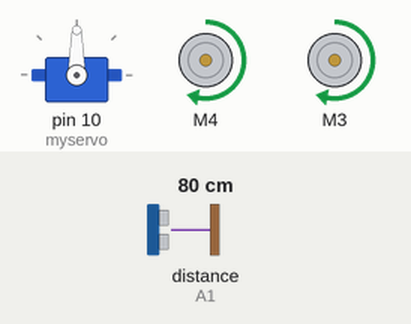
The sketch below on a simulated Arduino Uno, built with avr-gcc and run on an emulated ATmega328P. On the bench: servo, 2 × DC motor (green arrow = forward, orange = backward, longer = faster). Wiring (inferred from the names in the program): ultrasonic range finder: trigger A2; echo A1. Inputs (shaded band) come from the test bench; at power-on: distance to the obstacle (sensor on A1) 80 cm. The echo pulse lasts 58.3 µs per cm.

Above: at 3.2 s.
3.3 s: distance to the obstacle (sensor on A1) set to 33 cm
4.8 s: distance to the obstacle (sensor on A1) set to 28 cm
At 5.4 s:
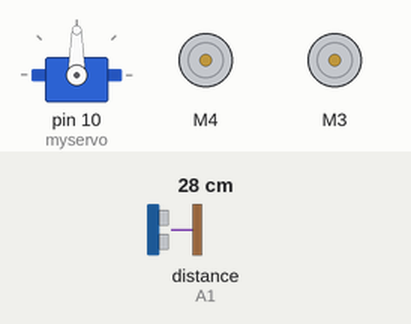
At 7.7 s:
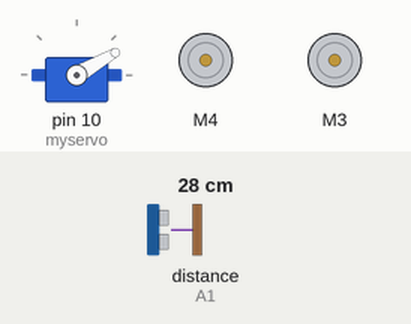
7.8 s: distance to the obstacle (sensor on A1) set to 2 cm
10.8 s: distance to the obstacle (sensor on A1) set to 35 cm
12.8 s: distance to the obstacle (sensor on A1) set to 4 cm
At 14.6 s:
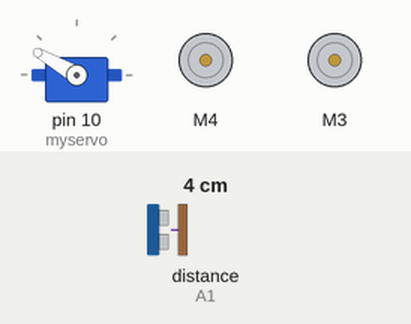
Timing chart, 0 to 19.8 s (numbered marks = the images above; inputs shaded):
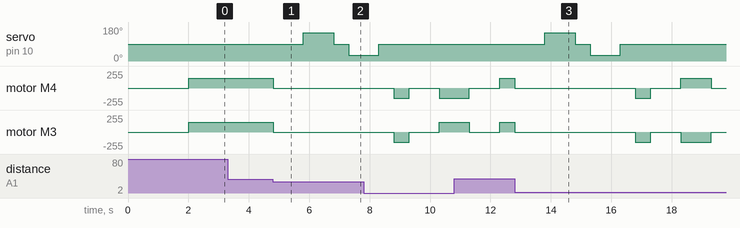

Measured:
- the behaviour switches between 31 and 30 cm on distance to the obstacle (sensor on A1) (found by bisection; images 0 and 1)
- after the input at 3.3 s, every drawn part: stays the same
- after the input at 4.8 s, servo on pin 10 (myservo): 90° → 150° after 1.0 s, → 90° 1.0 s later, → 30° 0.50 s later; motor M4, motor M3: forward 150/255 → stopped at once
- after the input at 12.8 s, servo on pin 10 (myservo): 90° → 150° after 1.0 s, → 90° 1.0 s later, → 30° 0.50 s later, → 90° 1.0 s later; motor M4: forward 150/255 → stopped at once, → backward 150/255 4.0 s later, → stopped 0.50 s later, → forward 150/255 1.0 s later, … (5 changes in this stretch)

The sketch:

Path_f2.ino
```cpp
#include <AFMotor.h>
#include <Servo.h>
#define trigPin A2    // Trigger
#define echoPin A1    // Echo

Servo myservo;
AF_DCMotor motorL(4);
AF_DCMotor motorR(3);

void setup() {
  pinMode(trigPin, OUTPUT);
  pinMode(echoPin, INPUT);
  myservo.attach(10);
  motorL.setSpeed(150); // set motors speed
  motorL.run(RELEASE);
  motorR.setSpeed(150);
  motorR.run(RELEASE);
  delay(2000);
}

double cm, leftdis, rightdis;

void loop() {

  double cm = distance();
  myservo.write(90);

  if(cm < 30)
  {
    Stop();

    leftdis=0, rightdis=0;

    //left look
    myservo.write(150);
    delay(1000);
    leftdis = distance();

    // look straigth
    myservo.write(90);
    delay(500);

    // right look
    myservo.write(30);
    delay(1000);
    rightdis = distance();

    // look straigth
    myservo.write(90);
    delay(500);

    back();

    if(rightdis>leftdis)
    {
      turnRight();
      forward();
    }
    else if (rightdis<leftdis)
    {
      turnLeft();
      forward();
    }
    else
    {
      forward();
    }
  }
  else
  {
    forward();
  }
}

double duration, dist;
double distance()
{
  digitalWrite(trigPin, LOW);
  delayMicroseconds(5);
  digitalWrite(trigPin, HIGH);
  delayMicroseconds(10);
  digitalWrite(trigPin, LOW);
  pinMode(echoPin, INPUT);
  duration = pulseIn(echoPin, HIGH);
  dist = (duration/2) / 29.1;
  return dist;
}
void forward()
{
  motorL.run(FORWARD);
  motorR.run(FORWARD);
}
void turnLeft()
{
  motorL.run(BACKWARD);
  motorR.run(FORWARD);
  delay(1000);
  Stop();
}
void turnRight()
{
  motorL.run(FORWARD);
  motorR.run(BACKWARD);
  delay(1000);
  Stop();
}
void Stop()
{
  motorL.run(RELEASE);
  motorR.run(RELEASE);
  delay(1000);
}
void back()
{
  motorL.run(BACKWARD);
  motorR.run(BACKWARD);
  delay(500);
  Stop();
}
```
